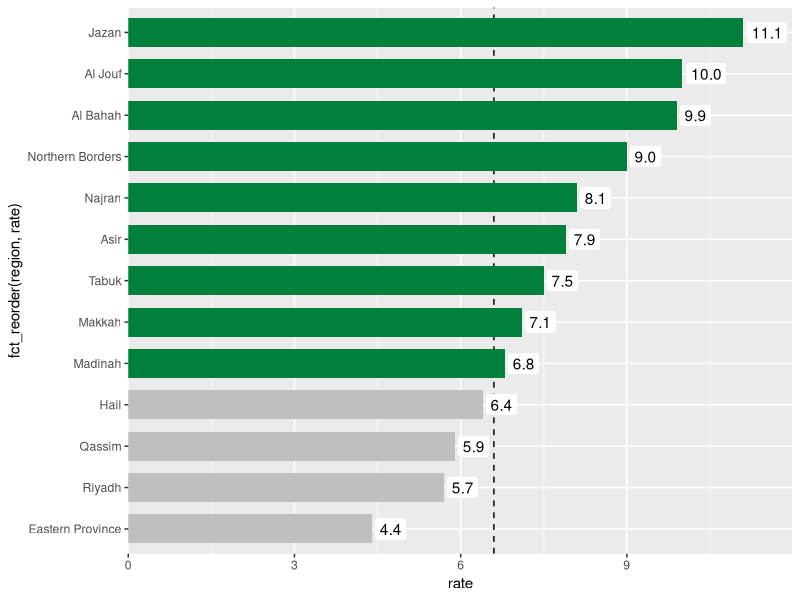

This chart was generated by the following R code:
## ---- chunk 1
#| include: false
library(tidyverse)
latest <- read_csv("unemployment.csv") |>
  filter(date == max(date))
kingdom <- latest |>
  filter(region == "Kingdom") |>
  pull(rate)
regions <- latest |>
  filter(region != "Kingdom") |>
  mutate(above = rate > kingdom)
## ---- chunk 2
#| fig-width: 8
#| fig-height: 5.5
ggplot(regions,
       aes(rate, fct_reorder(region, rate),
           fill = above)) +
  geom_vline(xintercept = kingdom,
             linetype = "dashed") +
  geom_col(width = 0.7) +
  geom_label(
    aes(label = scales::number(rate, accuracy = 0.1)),
    hjust = -0.1, fill = "white", label.size = 0) +
  scale_fill_manual(values = c(`TRUE` = "#00803A",
                               `FALSE` = "grey75"),
                    guide = "none") +
  scale_x_continuous(
    expand = expansion(mult = c(0, 0.08)))
